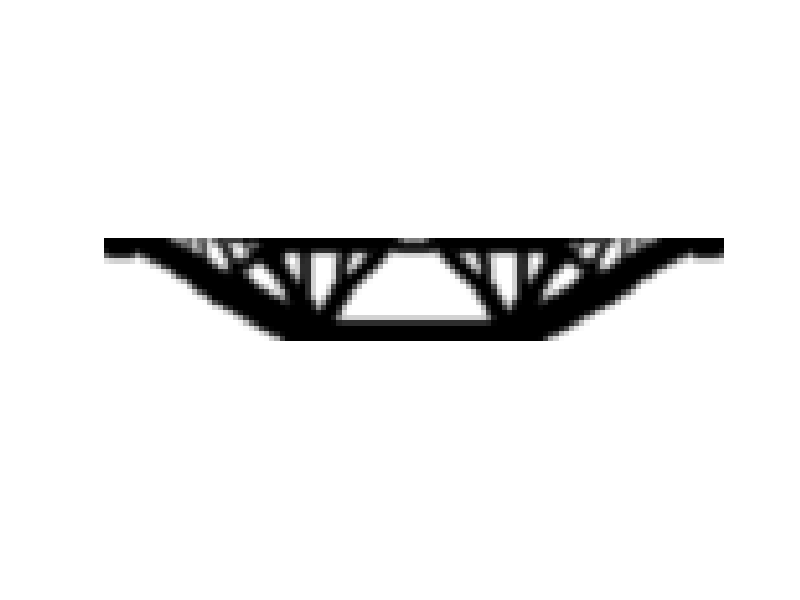
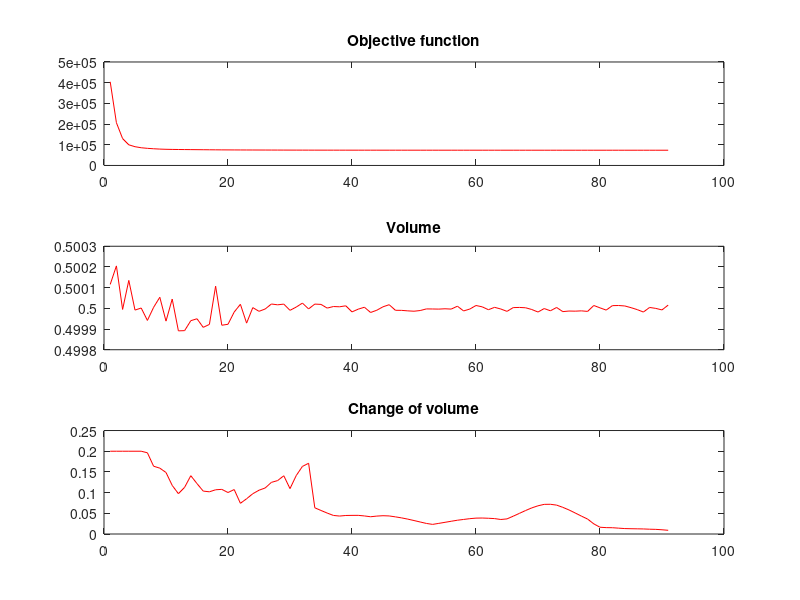

Write the MATLAB code that produced these figures, in order.
%%%% AN 88 LINE TOPOLOGY OPTIMIZATION CODE Nov, 2010 %%%%
%function top88(nelx,nely,volfrac,penal,rmin,ft)
nelx=120; nely=20; volfrac=0.5; penal=3.0; rmin=1.5; ft=2;
%% MATERIAL PROPERTIES
E0 = 1;
Emin = 1e-9;
nu = 0.3;
%% PREPARE FINITE ELEMENT ANALYSIS
A11 = [12  3 -6 -3;  3 12  3  0; -6  3 12 -3; -3  0 -3 12];
A12 = [-6 -3  0  3; -3 -6 -3 -6;  0 -3 -6  3;  3 -6  3 -6];
B11 = [-4  3 -2  9;  3 -4 -9  4; -2 -9 -4 -3;  9  4 -3 -4];
B12 = [ 2 -3  4 -9; -3  2  9 -2;  4  9  2  3; -9 -2  3  2];
KE = 1/(1-nu^2)/24*([A11 A12;A12' A11]+nu*[B11 B12;B12' B11]);
nodenrs = reshape(1:(1+nelx)*(1+nely),1+nely,1+nelx);
edofVec = reshape(2*nodenrs(1:end-1,1:end-1)+1,nelx*nely,1);
edofMat = repmat(edofVec,1,8)+repmat([0 1 2*nely+[2 3 0 1] -2 -1],nelx*nely,1);
iK = reshape(kron(edofMat,ones(8,1))',64*nelx*nely,1);
jK = reshape(kron(edofMat,ones(1,8))',64*nelx*nely,1);
% DEFINE LOADS AND SUPPORTS (HALF MBB-BEAM)
F = sparse([2:2*(nely+1):nelx*(nely+1)+1,fliplr(2*nelx*(nely+1)+2:-2*(nely+1):nelx*(nely+1)+1)],1,-1,2*(nely+1)*(nelx+1),1);
U = zeros(2*(nely+1)*(nelx+1),1);
fixeddofs = union([1,2*(nely+1)*nelx+1],...
    [2*(nely+1)*(floor((nelx+1)/3)+1),2*(nely+1)*(floor(2*(nelx+1)/3)+1)]);
alldofs = 1:2*(nely+1)*(nelx+1);
freedofs = setdiff(alldofs,fixeddofs);
%% PREPARE FILTER
iH = ones(nelx*nely*(2*(ceil(rmin)-1)+1)^2,1);
jH = ones(size(iH));
sH = zeros(size(iH));
k = 0;
for i1 = 1:nelx
  for j1 = 1:nely
    e1 = (i1-1)*nely+j1;
    for i2 = max(i1-(ceil(rmin)-1),1):min(i1+(ceil(rmin)-1),nelx)
      for j2 = max(j1-(ceil(rmin)-1),1):min(j1+(ceil(rmin)-1),nely)
        e2 = (i2-1)*nely+j2;
        k = k+1;
        iH(k) = e1;
        jH(k) = e2;
        sH(k) = max(0,rmin-sqrt((i1-i2)^2+(j1-j2)^2));
      end
    end
  end
end
H = sparse(iH,jH,sH);
Hs = sum(H,2);
%% INITIALIZE ITERATION
x = repmat(volfrac,nely,nelx);
xPhys = x;
loop = 0;
change = 1;
obj = NaN(200,1);
changeplot = NaN(200,1);
volume = NaN(200,1);
%% START ITERATION
while change > 0.01
  loop = loop + 1;
  %% FE-ANALYSIS
  sK = reshape(KE(:)*(Emin+xPhys(:)'.^penal*(E0-Emin)),64*nelx*nely,1);
  K = sparse(iK,jK,sK); K = (K+K')/2;
  U(freedofs) = K(freedofs,freedofs)\F(freedofs);
  %% OBJECTIVE FUNCTION AND SENSITIVITY ANALYSIS
  ce = reshape(sum((U(edofMat)*KE).*U(edofMat),2),nely,nelx);
  c = sum(sum((Emin+xPhys.^penal*(E0-Emin)).*ce));
  dc = -penal*(E0-Emin)*xPhys.^(penal-1).*ce;
  dv = ones(nely,nelx);
  obj(loop+1) = c;
  %% FILTERING/MODIFICATION OF SENSITIVITIES
  if ft == 1
    dc(:) = H*(x(:).*dc(:))./Hs./max(1e-3,x(:));
  elseif ft == 2
    dc(:) = H*(dc(:)./Hs);
    dv(:) = H*(dv(:)./Hs);
  end
  %% OPTIMALITY CRITERIA UPDATE OF DESIGN VARIABLES AND PHYSICAL DENSITIES
  l1 = 0; l2 = 1e9; move = 0.2;
  while (l2-l1)/(l1+l2) > 1e-3
    lmid = 0.5*(l2+l1);
    xnew = max(0,max(x-move,min(1,min(x+move,x.*sqrt(-dc./dv/lmid)))));
    if ft == 1
      xPhys = xnew;
    elseif ft == 2
      xPhys(:) = (H*xnew(:))./Hs;
    end
    if sum(xPhys(:)) > volfrac*nelx*nely, l1 = lmid; else, l2 = lmid; end
  end
  change = max(abs(xnew(:)-x(:)));
  changeplot(loop+1) = change;
  volume(loop+1) = mean(xPhys(:));
  x = xnew;
  %% PRINT RESULTS
  fprintf(' It.:%5i Obj.:%11.4f Vol.:%7.3f ch.:%7.3f\n',loop,c, ...
    mean(xPhys(:)),change);
  %% PLOT DENSITIES
  colormap(gray); imagesc(1-xPhys); caxis([0 1]); axis equal; axis off; drawnow;
end
%% EXTRA PLOTS
obj(isnan(obj)) = [];
changeplot(isnan(changeplot)) = [];
volume(isnan(volume)) = [];

figure;
ax1 = subplot(3,1,1);
plot(obj,'r');
title(ax1,'Objective function')

ax2 = subplot(3,1,2);
plot(volume,'r');
title(ax2,'Volume')

ax3 = subplot(3,1,3);
plot(changeplot,'r');
title(ax3,'Change of volume')
%
%%%%%%%%%%%%%%%%%%%%%%%%%%%%%%%%%%%%%%%%%%%%%%%%%%%%%%%%%%%%%%%%%%%%%%%%%%%%
% This Matlab code was written by E. Andreassen, A. Clausen, M. Schevenels,%
% B. S. Lazarov and O. Sigmund,  Department of Solid  Mechanics,           %
%  Technical University of Denmark,                                        %
%  DK-2800 Lyngby, Denmark.                                                %
% Please sent your comments to: sigmund@fam.dtu.dk                         %
%                                                                          %
% The code is intended for educational purposes and theoretical details    %
% are discussed in the paper                                               %
% "Efficient topology optimization in MATLAB using 88 lines of code,       %
% E. Andreassen, A. Clausen, M. Schevenels,                                %
% B. S. Lazarov and O. Sigmund, Struct Multidisc Optim, 2010               %
% This version is based on earlier 99-line code                            %
% by Ole Sigmund (2001), Structural and Multidisciplinary Optimization,    %
% Vol 21, pp. 120--127.                                                    %
%                                                                          %
% The code as well as a postscript version of the paper can be             %
% downloaded from the web-site: http://www.topopt.dtu.dk                   %
%                                                                          %
% Disclaimer:                                                              %
% The authors reserves all rights but do not guaranty that the code is     %
% free from errors. Furthermore, we shall not be liable in any event       %
% caused by the use of the program.                                        %
%%%%%%%%%%%%%%%%%%%%%%%%%%%%%%%%%%%%%%%%%%%%%%%%%%%%%%%%%%%%%%%%%%%%%%%%%%%%

